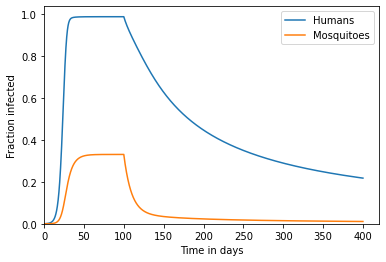

Here is the Python script that generated this plot:
#!/usr/bin/env python3
# -*- coding: utf-8 -*-
"""
Created on Tue Feb  1 20:55:22 2022

@author: neutrino
"""

# PROBLEM 3
# 
# Modify the prevent_malaria function below to 
# implement the Forward Euler Method. 
# 
# At 100 days, mosquito nets are 
# introduced that reduce the probability of
# bites by bite_reduction_by_net.
# 
# Be sure to include this reduction 
# in your model.
#
# Please note that the mosquito population remains 
# constant because its birth rate is equal to
# its mortality rate.

import numpy
import matplotlib.pyplot

h = 0.1 # days
end_time = 400. # days
num_steps = int(end_time / h)
times = h * numpy.array(range(num_steps + 1))

total_humans = 1e8
total_mosquitoes = 1e10

def prevent_malaria():
    bites_per_day_and_mosquito = 0.1 # humans / (day * mosquito)
    transmission_probability_mosquito_to_human = 0.3 # probability
    transmission_probability_human_to_mosquito = 0.5 # probability
    human_recovery_time = 70.0 # days
    mosquito_lifetime = 10.0 # days
    bite_reduction_by_net = 0.9 # probability

    infected_humans = numpy.zeros(num_steps + 1)
    infected_mosquitoes = numpy.zeros(num_steps + 1)

    infected_humans[0] = 0.
    infected_mosquitoes[0] = 1e6

    for step in range(num_steps):
        net_factor = 1  ## To keep the track of net use
        if h * step >= 100: ## After 100 days we start using nets
            net_factor = 1 - bite_reduction_by_net
            
            ### Infected populations are found by using foward Euler's method ###
            
            ## Infected humans are found by adding the number of humans that get infected
            ## in the particular time step subtracting those who recover in this time step
            
            ## 
            
            
        infected_humans[step + 1] = infected_humans[step] + h * (net_factor * bites_per_day_and_mosquito * infected_mosquitoes[step] * (total_humans - infected_humans[step]) / total_humans * transmission_probability_mosquito_to_human - 1.0 / human_recovery_time * infected_humans[step])
        infected_mosquitoes[step + 1] = infected_mosquitoes[step] + h * (net_factor * bites_per_day_and_mosquito * (total_mosquitoes - infected_mosquitoes[step]) * infected_humans[step] / total_humans * transmission_probability_human_to_mosquito - 1.0 / mosquito_lifetime * infected_mosquitoes[step])

    return infected_humans, infected_mosquitoes

infected_humans, infected_mosquitoes = prevent_malaria()


def plot_me():
    humans_plot = matplotlib.pyplot.plot(times, infected_humans / total_humans, label='Humans')
    mosquitoes_plot = matplotlib.pyplot.plot(times, infected_mosquitoes / total_mosquitoes, label='Mosquitoes')
    matplotlib.pyplot.legend(('Humans', 'Mosquitoes'), loc='upper right')

    axes = matplotlib.pyplot.gca()
    axes.set_xlabel('Time in days')
    axes.set_ylabel('Fraction infected')
    matplotlib.pyplot.xlim(xmin = 0.)
    matplotlib.pyplot.ylim(ymin = 0.)
plot_me()
